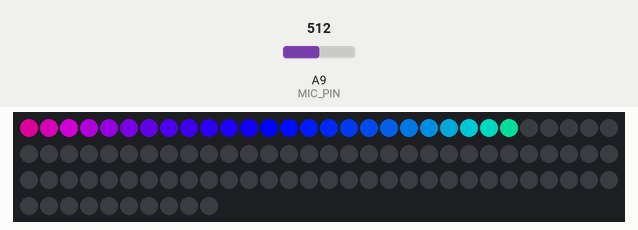
Recording of a sketch running on a simulated Arduino Mega 2560, built with avr-gcc and run on an emulated ATmega2560. Parts: 100 RGB LEDs in strip order, left to right, continuing on the next row. Inputs (shaded band) come from the test bench; at power-on: A9 (MIC_PIN) = 512.

Above: at 0.1 s.

The sketch:

hood.ino
```cpp
#include <Adafruit_NeoPixel.h>

#define MIC_PIN   A9  // Microphone is attached to this analog pin
#define LED_PIN    6  // NeoPixel LED strand is connected to this pin
#define DC_OFFSET  0  // DC offset in mic signal - if unusure, leave 0
#define NOISE     10  // Noise/hum/interference in mic signal
#define SAMPLES   50  // Length of buffer for dynamic level adjustment
#define TOP       100 + 2 // Allow dot to go slightly off scale
#define PEAK_FALL 10  // Rate of peak falling dot

byte
  volCount  = 0;      // Frame counter for storing past volume data
int
  vol[SAMPLES],       // Collection of prior volume samples
  lvl       = 10,      // Current "dampened" audio level
  minLvlAvg = 0,      // For dynamic adjustment of graph low & high
  maxLvlAvg = 512;
Adafruit_NeoPixel
  strip = Adafruit_NeoPixel(100, LED_PIN, NEO_GRB + NEO_KHZ800);

void setup() {
  memset(vol, 0, sizeof(vol));
  strip.begin();
}

void loop() {
      volMeter(0);
}

// Fill the dots one after the other with a color
void colorWipe(uint32_t c, uint8_t wait) {
  for(uint16_t i=0; i<strip.numPixels(); i++) {
    strip.setPixelColor(i, c);
    if ( wait ) {
      strip.show();
      delay(wait);
    }
  }
  if ( wait == 0 ) {
    strip.show();
  }
}

void volMeter(int lightMode){
  lightMode = lightMode - 1;
  uint8_t  i;
  uint16_t minLvl, maxLvl;
  int      n, height;
  int startColor, endColor;
  if (lightMode == 2) {
    startColor = 120;
    endColor   = 220;
  }
  if (lightMode == 3) {
    startColor = 220;
    endColor   = 250;
  }
  if (lightMode == 4) {
    startColor = 20;
    endColor   = 60;
  }
  if (lightMode == 5) {
    startColor = 1;
    endColor   = 255;
  }

  n   = analogRead(MIC_PIN);                        // Raw reading from mic
  n   = abs(n - 512 - DC_OFFSET); // Center on zero
  n   = (n <= NOISE) ? 0 : (n - NOISE);             // Remove noise/hum
  lvl = ((lvl * 7) + n) >> 3;    // "Dampened" reading (else looks twitchy)

  // Calculate bar height based on dynamic min/max levels (fixed point):
  height = TOP * (lvl - minLvlAvg) / (long)(maxLvlAvg - minLvlAvg);

  if(height < 0L)       height = 0;      // Clip output
  else if(height > TOP) height = TOP;

  // Color pixels based on rainbow gradient
  for(i=0; i<25; i++) {
    if(i >= height)               setPixelColor(i,   0,   0, 0);
    else setPixelColor(i,Wheel(map(i,0,25-1,startColor,endColor)));

  }

  strip.show(); // Update strip

  vol[volCount] = n;                      // Save sample for dynamic leveling
  if(++volCount >= SAMPLES) volCount = 0; // Advance/rollover sample counter

  // Get volume range of prior frames
  minLvl = maxLvl = vol[0];
  for(i=1; i<SAMPLES; i++) {
    if(vol[i] < minLvl)      minLvl = vol[i];
    else if(vol[i] > maxLvl) maxLvl = vol[i];
  }
  // minLvl and maxLvl indicate the volume range over prior frames, used
  // for vertically scaling the output graph (so it looks interesting
  // regardless of volume level).  If they're too close together though
  // (e.g. at very low volume levels) the graph becomes super coarse
  // and 'jumpy'...so keep some minimum distance between them (this
  // also lets the graph go to zero when no sound is playing):
  if((maxLvl - minLvl) < TOP) maxLvl = minLvl + TOP;
  minLvlAvg = (minLvlAvg * 63 + minLvl) >> 6; // Dampen min/max levels
  maxLvlAvg = (maxLvlAvg * 63 + maxLvl) >> 6; // (fake rolling average)
}

void setPixelColor(uint16_t n, uint8_t r, uint8_t g, uint8_t b){
  strip.setPixelColor(n,r,g,b);
}

void setPixelColor(uint16_t n, uint32_t c){
  strip.setPixelColor(n,c);
}

//Rainbow Program
void rainbow(uint8_t wait) {
  uint16_t i, j;
  for(j=0; j<256; j++) {
    for(i=0; i<strip.numPixels(); i++) {
      strip.setPixelColor(i, Wheel((i+j) & 255));
    }
    strip.show();
    delay(wait);
  }
}

// Rainbow Cycle Program - Equally distributed
void rainbowCycle(uint8_t wait) {
  uint16_t i, j;
  for(j=0; j<256; j++) { // 5 cycles of all colors on wheel
    for(i=0; i< strip.numPixels(); i++) {
      strip.setPixelColor(i, Wheel(((i * 256 / strip.numPixels()) + j) & 255));
    }
    strip.show();
    delay(wait);
  }
}

// Input a value 0 to 255 to get a color value.
// The colors are a transition r - g - b - back to r.
uint32_t Wheel(byte WheelPos) {
  if(WheelPos < 85) {
   return strip.Color(WheelPos * 3, 255 - WheelPos * 3, 0);
  } else if(WheelPos < 170) {
   WheelPos -= 85;
   return strip.Color(255 - WheelPos * 3, 0, WheelPos * 3);
  } else {
   WheelPos -= 170;
   return strip.Color(0, WheelPos * 3, 255 - WheelPos * 3);
  }
}
```
